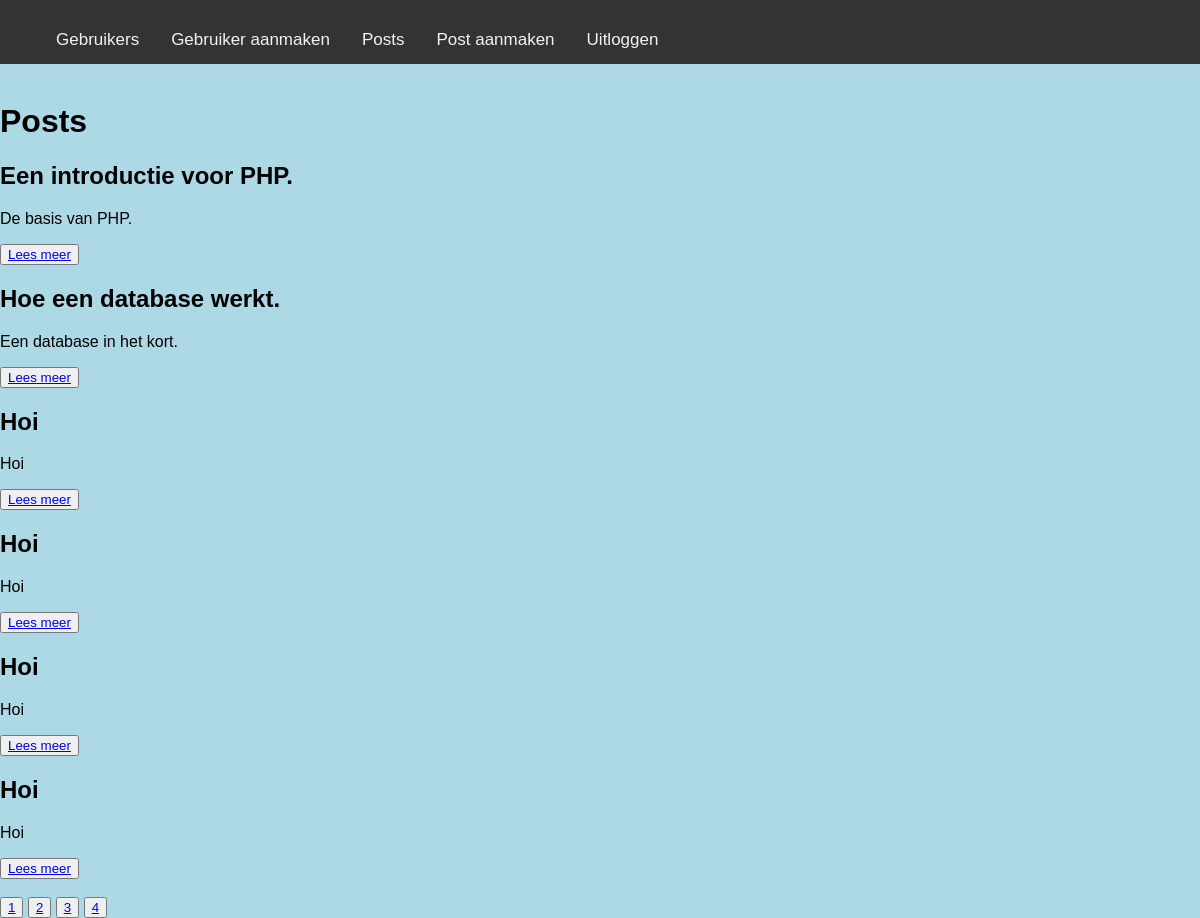
Screenshot of /posts.php (signed in) with the database file from the repository.
### tables this page shows
CREATE TABLE `posts` (
  `id` int(10) NOT NULL,
  `title` varchar(100) DEFAULT NULL,
  `description` varchar(255) DEFAULT NULL,
  `content` text DEFAULT NULL,
  `created_on` datetime DEFAULT NULL,
  `updated_on` timestamp NOT NULL DEFAULT current_timestamp() ON UPDATE current_timestamp(),
  `deleted_on` datetime DEFAULT NULL,
  `user_id` int(10) DEFAULT NULL
);

### Classes/Post.php (called while the page is built, shortened)
<?php
class Post
{
    protected $db;
    public function __construct()
    {
        $this->db = new DbConnection('localhost', 'root', '', 'Blog');
    }
    public function getPosts($limit, $offset)
    {
        $conn = $this->db->getConn();
        $query = "SELECT * FROM posts ORDER BY created_on DESC LIMIT $limit OFFSET $offset";
        $result = $conn->query($query);
        return $result->fetch_all(MYSQLI_ASSOC);
    }
    public function getTotalPosts()
    {
        $conn = $this->db->getConn();
        $query = "SELECT COUNT(*) as total FROM posts";
        $result = $conn->query($query);
        $row = $result->fetch_assoc();
        return $row['total'];
    }
}
?>

### posts.php (the view, shortened to what this page needs)
<?php
require_once 'Classes/Post.php';
$post = new Post();
$postsPerPage = 6;
if (isset($_GET['page'])) {
    $currentPage = $_GET['page'];
} else {
    $currentPage = 1;
}
$offset = ($currentPage - 1) * $postsPerPage;
$posts = $post->getPosts($postsPerPage, $offset);
$totalPosts = $post->getTotalPosts();
$totalPages = ceil($totalPosts / $postsPerPage);
?>
<!DOCTYPE html>
<html>
<head>
    <link rel="stylesheet" type="text/css" href="CSS/adminposts.css">
</head>
<header id="header">
<?php include 'header.php'; ?>
</header>
<body><br>
    <h1>Posts</h1>
    <?php foreach ($posts as $post) : ?>
        <div class="post">
            <h2><?php echo $post['title']; ?></h2>
            <p><?php echo $post['description']; ?></p>
            <button><a href="post.php?id=<?php echo $post['id']; ?>">Lees meer</a></button>
        </div>
    <?php endforeach; ?>
    <div class="pagination">
        <br>
        <?php for ($i = 1; $i <= $totalPages; $i++) : ?>
            <button><a href="?page=<?php echo $i; ?>"><?php echo $i; ?></a></button>
        <?php endfor; ?>
    </div>
</body>
</html>

### CSS/adminposts.css (style rules this page uses)
body { background-color: lightblue; }

### CSS/header.css (style rules this page uses)
body { margin: 0; font-family: Arial, Helvetica, sans-serif; }

### rows the page displays
posts: title "Een introductie voor PHP.", description "De basis van PHP."
posts: title "Hoe een database werkt.", description "Een database in het kort."
posts: title "Hoi", description "Hoi"
posts: title "Hoi", description "Hoi"
posts: title "Hoi", description "Hoi"
posts: title "Hoi", description "Hoi"
